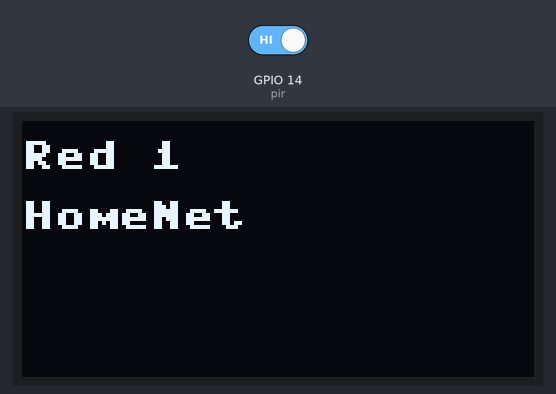
Simulated run of this program. Board: ESP8266 board running MicroPython. Parts: 128×64 one-colour display. Inputs (shaded band) come from the test bench; at power-on: GPIO 14 (pir) HIGH. A WiFi scan finds one network, HomeNet; library files of the repository ran but are not shown: ssd1306.py; what the program prints to the serial console is not drawn.

Above: at 2.1 s.

The program:

03_Demo_2_Main.py
```python
from machine import Pin, I2C
from time import sleep
import ssd1306

#-----------------
import network


wlan = network.WLAN(network.STA_IF)
wlan.active(True)
listado = wlan.scan()
print('Redes detectadas: ', len(listado))
#---------------------

i2c = I2C(-1, scl=Pin(5), sda=Pin(4))

oled_width = 128
oled_height = 64
oled = ssd1306.SSD1306_I2C(oled_width, oled_height, i2c)


def despliegaTexto(ssid):
    oled.fill(0)
    oled.text('Red '+str(i+1) , 0, 5)
    oled.text(ssid, 0, 20)
    oled.show()

i = 0

def cambia_estado(pin):
    sleep(0.5)
    global i
    if i>=len(listado)-1:
        i=0
    else:
        i = i+1

pir = Pin(14, Pin.IN, Pin.PULL_UP)

pir.irq(cambia_estado,Pin.IRQ_FALLING)

while True:
    despliegaTexto(listado[i][0])
    
```
